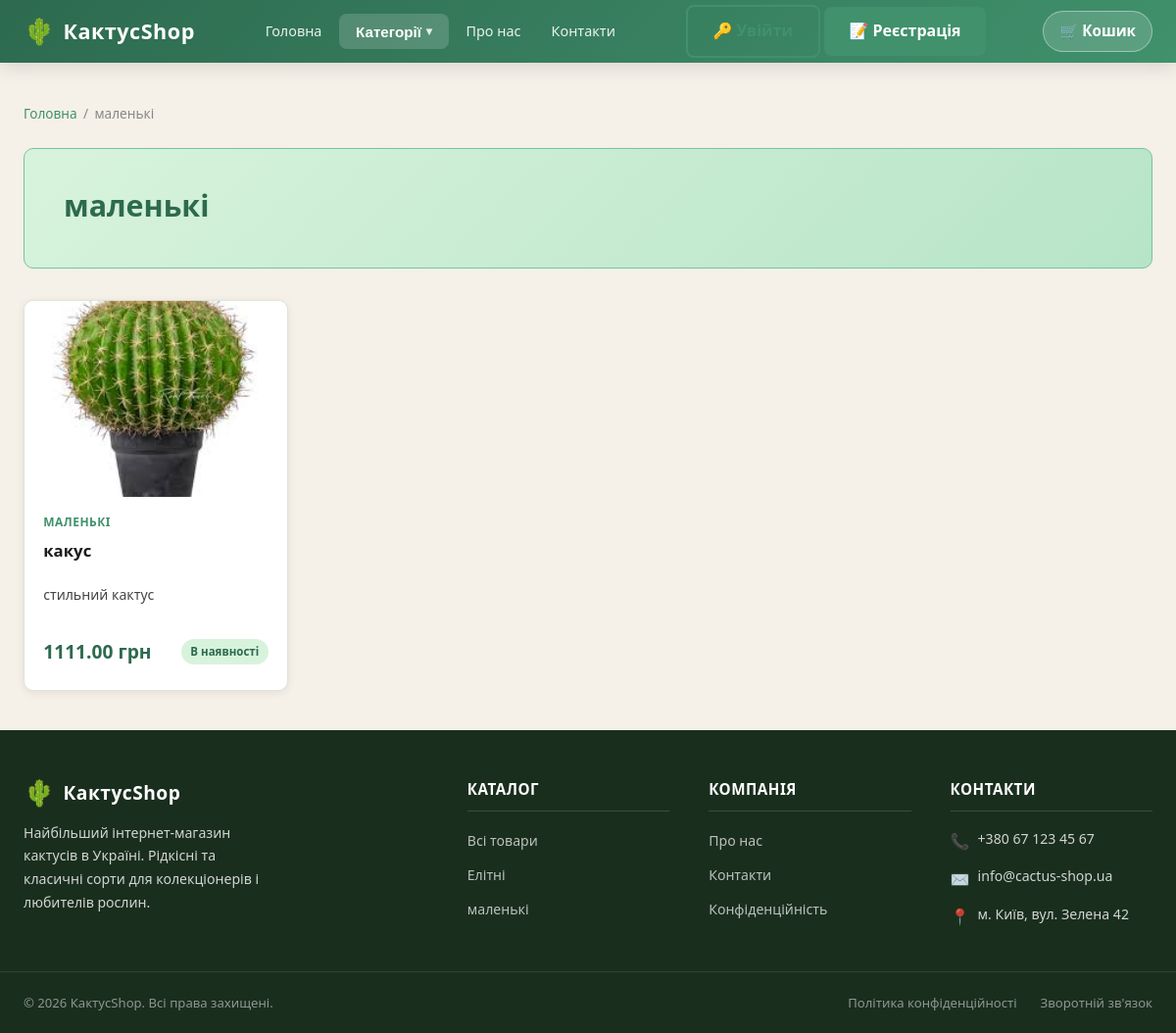
Page /category/malenki/ on the earlier database version.
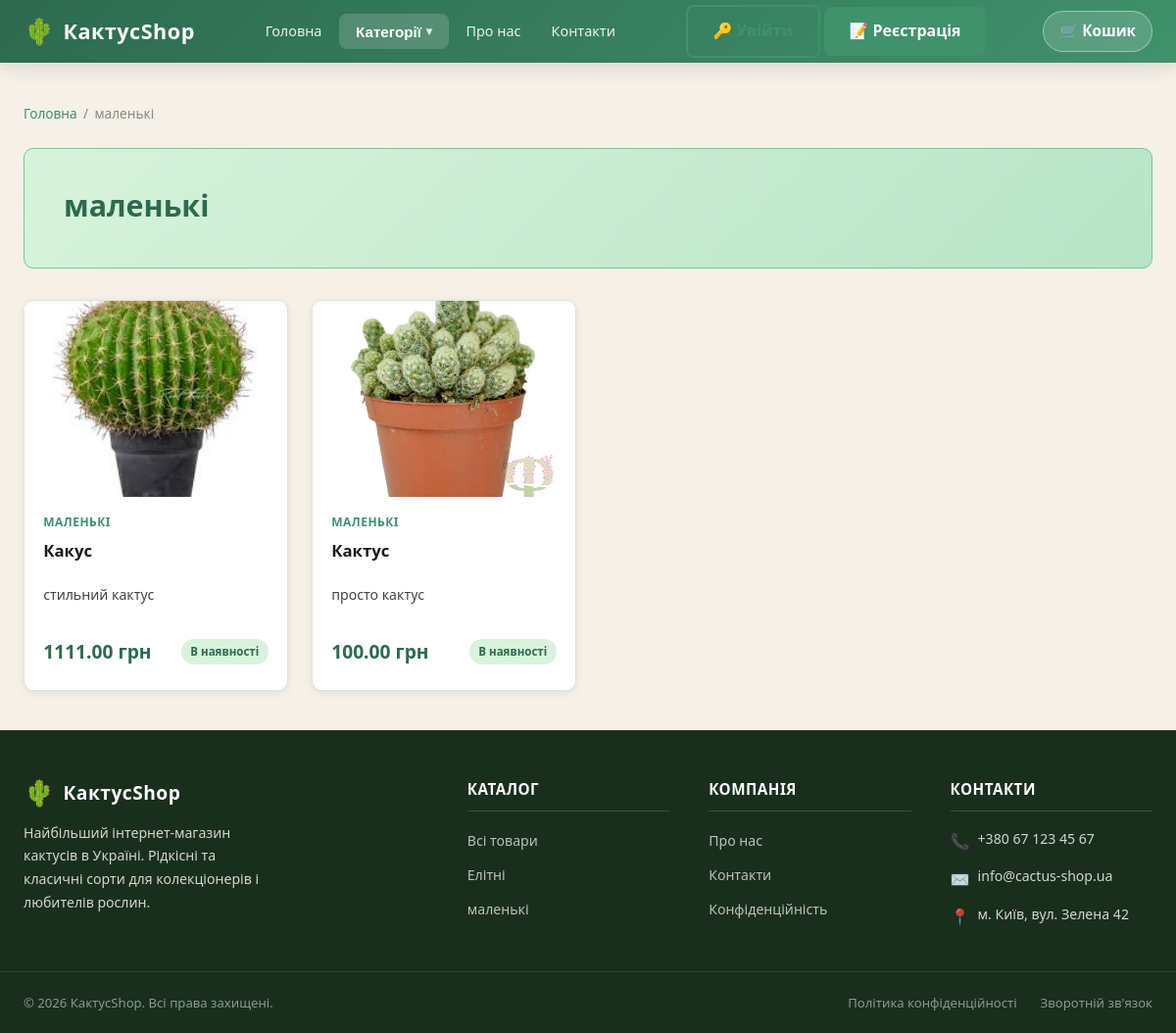
Same page on the later database version.
### shop/models.py (models this page shows, shortened)
class Product(models.Model):
    category = models.ForeignKey(
        Category,
        on_delete=models.CASCADE,
        related_name='products',
        verbose_name='Категорія'
    )
    name = models.CharField('Назва товару', max_length=150)
    slug = models.SlugField('Слаг', unique=True)
    price = models.DecimalField('Ціна', max_digits=10, decimal_places=2)
    stock = models.PositiveIntegerField('Кількість на складі', default=0)
    description = models.TextField(
        'Опис товару',
        blank=True,
        validators=[MaxLengthValidator(2000)],
    )
    image_url = models.URLField('Фото URL', blank=True)
    image = models.ImageField('Фото товару', upload_to='products/', blank=True, null=True)
    available = models.BooleanField('В наявності', default=True)
    created_at = models.DateTimeField(auto_now_add=True)
    updated_at = models.DateTimeField(auto_now=True)
    class Meta:
        verbose_name = 'Товар'
        verbose_name_plural = 'Товари'

class Category(models.Model):
    name = models.CharField('Назва', max_length=100)
    slug = models.SlugField('Слаг', unique=True)
    description = models.TextField('Опис', blank=True)
    created_at = models.DateTimeField(auto_now_add=True)
    updated_at = models.DateTimeField(auto_now=True)
    class Meta:
        verbose_name = 'Категорія'
        verbose_name_plural = 'Категорії'

### shop/views.py (the view)
# urls.py: path('category/<slug:slug>/', views.category, name='category'),
def category(request, slug):
    categories = Category.objects.all()
    category_obj = get_object_or_404(Category, slug=slug)
    products_list = category_obj.products.filter(available=True)
    paginator = Paginator(products_list, 6)
    page_number = request.GET.get('page')
    products = paginator.get_page(page_number)
    context = {
        'categories': categories,
        'category': category_obj,
        'products': products,
        'is_paginated': products.has_other_pages(),
        'page_obj': products,
        'paginator': paginator,
    }
    return render(request, 'shop/category.html', context)

### shop/context_processors.py (called while the page is built)
def cart_info(request):
    cart_count = 0
    try:
        if request.session.session_key:
            order = Order.objects.filter(
                session_key=request.session.session_key,
                is_completed=False
            ).prefetch_related('items').first()
            if order:
                cart_count = order.get_total_items()
    except Exception:
        pass
    return {'cart_count': cart_count}

### shop/templates/shop/category.html (shortened to what this page needs)
{% extends 'shop/base.html' %}
{% block content %}
<div class="breadcrumb">
    <a href="{% url 'shop:main' %}">Головна</a>
    <span class="breadcrumb__sep">/</span>
    <span>{{ category.name }}</span>
</div>
<div class="category-header">
    <h1>{{ category.name }}</h1>
</div>
{% if products %}
    <div class="products-grid">
        {% for product in products %}
        <div class="product-card">
            <div class="product-card__image-wrap">
                {% if product.image %}
                    <img src="{{ product.image.url }}" alt="{{ product.name }}">
                {% elif product.image_url %}
                    <img src="{{ product.image_url }}" alt="{{ product.name }}">
                {% else %}
                    <span class="product-card__no-image">🌵</span>
                {% endif %}
            </div>
            <div class="product-card__body">
                <span class="product-card__category">{{ product.category.name }}</span>
                <div class="product-card__name">
                    <a href="{% url 'shop:product_detail' product.slug %}">{{ product.name }}</a>
                </div>
                {% if product.description %}
                    <p class="product-card__desc">{{ product.description }}</p>
                {% endif %}
                <div class="product-card__footer">
                    <span class="product-card__price">{{ product.price }} грн</span>
                    {% if product.available %}
                        <span class="badge-available">В наявності</span>
                    {% else %}
                        <span class="badge-unavailable">Немає</span>
                    {% endif %}
                </div>
            </div>
        </div>
        {% endfor %}
    </div>
{% else %}
    <div class="empty-state">
        <div class="empty-state__icon">🌵</div>
        <h2>У цій категорії поки немає товарів</h2>
        <p><a href="{% url 'shop:main' %}">Переглянути всі товари</a></p>
    </div>
{% endif %}
{% endblock %}

### shop/templates/shop/base.html (shortened to what this page needs)
<!DOCTYPE html>
<html lang="uk">
<head>
    {% load static %}
    <link rel="stylesheet" href="{% static 'shop/css/style.css' %}">
</head>
<body>
<header>
    <div class="header-inner">
        <a href="{% url 'shop:main' %}" class="logo">
            <span class="logo-icon">🌵</span>
            <span>КактусShop</span>
        </a>
        <nav class="main-nav">
            <ul>
                <li><a href="{% url 'shop:main' %}">Головна</a></li>
                {% if categories %}
                <li class="nav-categories">
                    <button type="button" class="nav-categories-toggle" aria-haspopup="true">Категорії</button>
                </li>
                {% endif %}
                <li><a href="{% url 'shop:about' %}">Про нас</a></li>
                <li><a href="{% url 'shop:contacts' %}">Контакти</a></li>
            </ul>
        </nav>
        <div class="auth-buttons">
            {% if user.is_authenticated %}
                <a href="{% url 'shop:profile' %}" class="btn btn-outline">👤 {{ user.username }}</a>
                <form method="post" action="{% url 'logout' %}" style="display:inline;">
                    {% csrf_token %}
                    <button type="submit" class="btn btn-outline">🚪 Вийти</button>
                </form>
            {% else %}
                <a href="{% url 'login' %}" class="btn btn-outline">🔑 Увійти</a>
                <a href="{% url 'shop:register' %}" class="btn btn-primary">📝 Реєстрація</a>
            {% endif %}
        </div>
        <a href="{% url 'shop:cart' %}" class="cart-btn" title="Кошик">
            🛒 Кошик
        </a>
    </div>
</header>
<main>
    {% block content %}{% endblock %}
</main>
<footer>
    <div class="footer-top">
        <div class="footer-brand">
            <div class="logo">
                <span class="logo-icon">🌵</span>
                <span>КактусShop</span>
            </div>
            <p>Найбільший інтернет-магазин кактусів в Україні. Рідкісні та класичні сорти для колекціонерів і любителів рослин.</p>
        </div>
        <div class="footer-col">
            <h4>Каталог</h4>
            <ul>
                <li><a href="{% url 'shop:main' %}">Всі товари</a></li>
                {% for cat in categories %}
                    <li><a href="{% url 'shop:category' cat.slug %}">{{ cat.name }}</a></li>
                {% endfor %}
            </ul>
        </div>
        <div class="footer-col">
            <h4>Компанія</h4>
            <ul>
                <li><a href="{% url 'shop:about' %}">Про нас</a></li>
                <li><a href="{% url 'shop:contacts' %}">Контакти</a></li>
                <li><a href="{% url 'shop:privacy' %}">Конфіденційність</a></li>
            </ul>
        </div>
        <div class="footer-col">
            <h4>Контакти</h4>
            <div class="footer-contact-item">
                <span class="footer-contact-item__icon">📞</span>
                <span>+380 67 123 45 67</span>
            </div>
            <div class="footer-contact-item">
                <span class="footer-contact-item__icon">✉️</span>
                <span>info@cactus-shop.ua</span>
            </div>
            <div class="footer-contact-item">
                <span class="footer-contact-item__icon">📍</span>
                <span>м. Київ, вул. Зелена 42</span>
            </div>
        </div>
    </div>
    <div class="footer-bottom">
        <div class="footer-bottom-inner">
            <p>&copy; 2026 КактусShop. Всі права захищені.</p>
            <div class="footer-bottom-links">
                <a href="{% url 'shop:privacy' %}">Політика конфіденційності</a>
                <a href="{% url 'shop:contacts' %}">Зворотній зв'язок</a>
            </div>
        </div>
    </div>
</footer>
</body>
</html>

Differences in the rows shown:
changed Product "стильний кактус": name "какус" → "Какус"
added Product: image (picture), category.name "МАЛЕНЬКІ", name "Кактус", description "просто кактус", price "100.00", available "В наявності"
